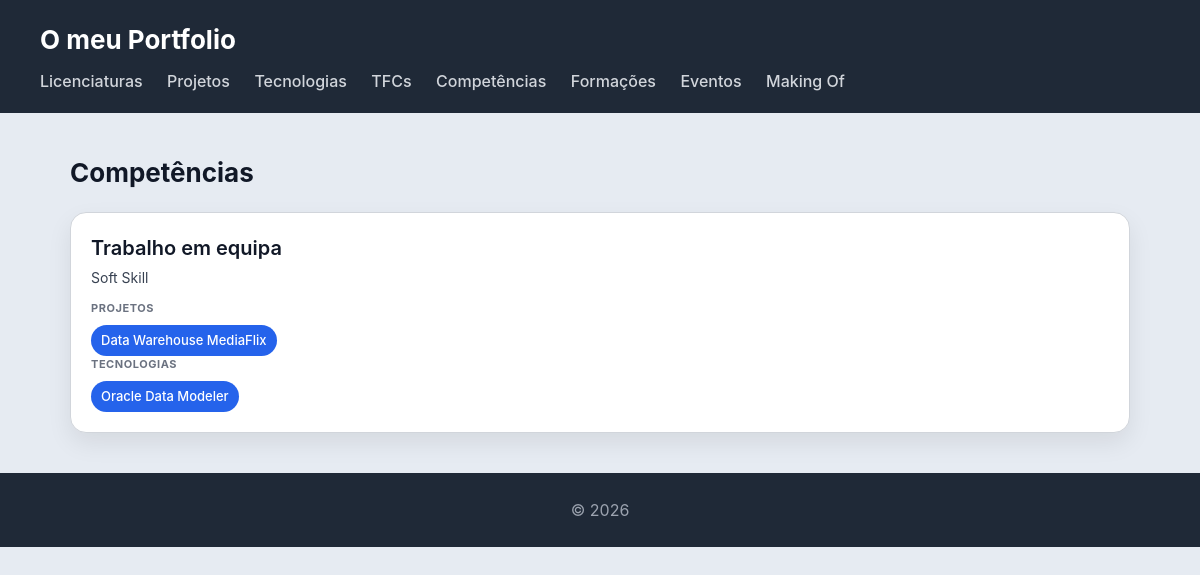
The page /portfolio/competencias/ on the database as committed earlier.
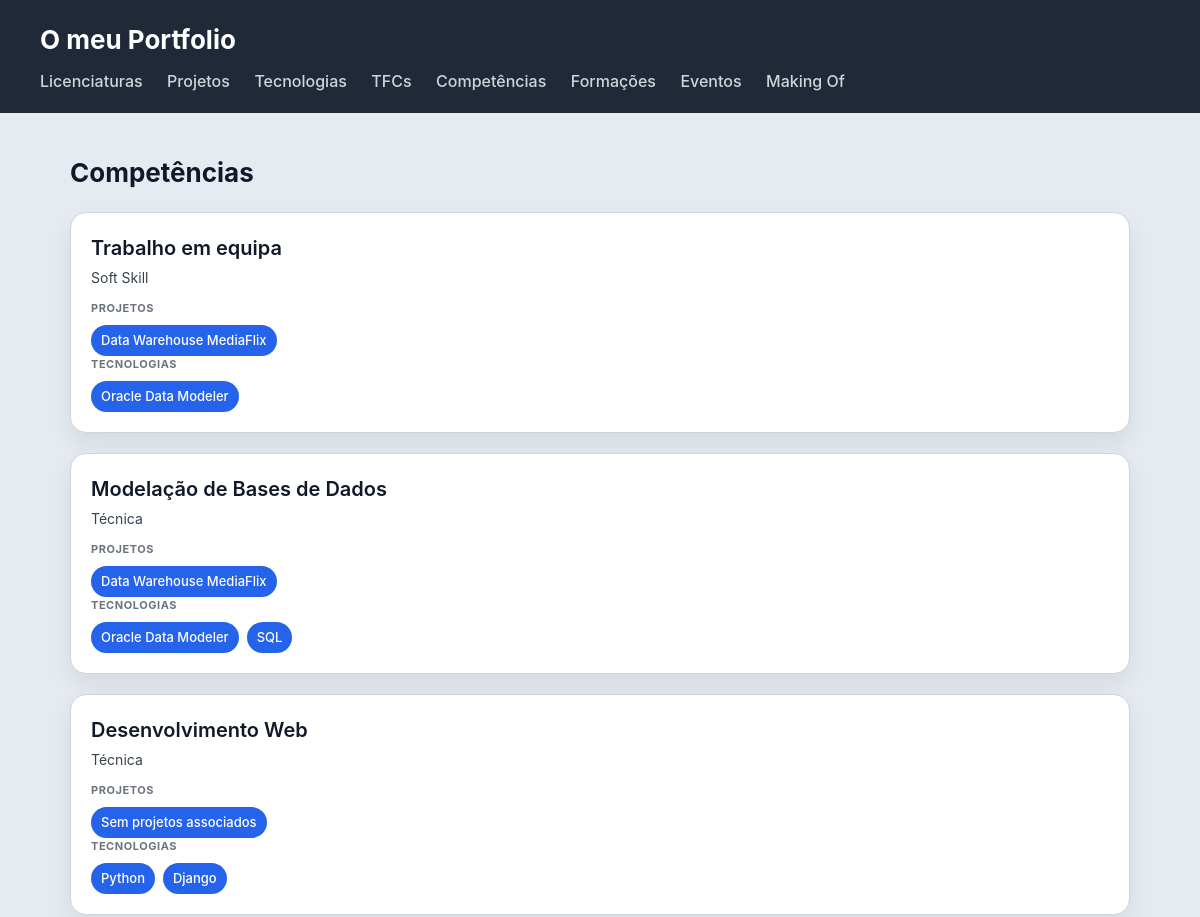
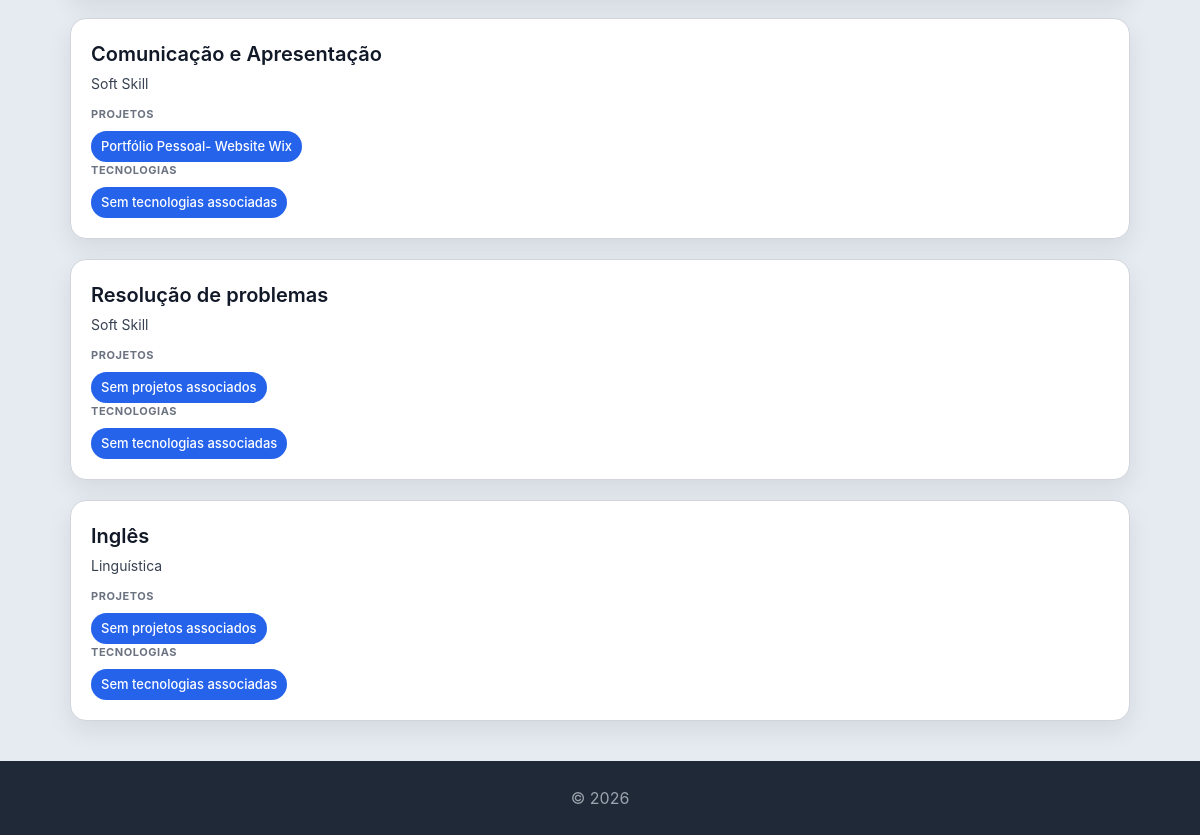
The same page on the database as committed later (2 pictures, top to bottom).
### portfolio/models.py (models this page shows, shortened)
class Competencia(models.Model):
    TIPO_CHOICES = [
        ('tecnica', 'Técnica'),
        ('soft', 'Soft Skill'),
        ('linguistica', 'Linguística'),
        ('outra', 'Outra'),
    ]
    nome = models.CharField(max_length=200)
    tipo = models.CharField(max_length=50, choices=TIPO_CHOICES)
    descricao = models.TextField(blank=True)
    projetos = models.ManyToManyField(Projeto, blank=True, related_name='competencias')
    tecnologias = models.ManyToManyField(Tecnologia, blank=True, related_name='competencias')

class Projeto(models.Model):
    unidade_curricular = models.ForeignKey(UnidadeCurricular, on_delete=models.SET_NULL, null=True, blank=True, related_name='projetos')
    nome = models.CharField(max_length=200)
    descricao = models.TextField()
    tecnologias = models.TextField(help_text="Ex: Python, Django, HTML, CSS")
    imagem = models.ImageField(upload_to='projetos/', blank=True, null=True)
    video_url = models.URLField(blank=True, help_text="Link para video demo no YouTube")
    link_github = models.URLField(blank=True)
    data = models.DateField(blank=True, null=True)
    conceitos_aplicados = models.TextField(blank=True, help_text="Conceitos da UC aplicados neste projeto")

class Tecnologia(models.Model):
    NIVEL_CHOICES = [
        (1, '⭐ Iniciante'),
        (2, '⭐⭐ Básico'),
        (3, '⭐⭐⭐ Intermédio'),
        (4, '⭐⭐⭐⭐ Avançado'),
        (5, '⭐⭐⭐⭐⭐ Expert'),
    ]
    CATEGORIA_CHOICES = [
        ('linguagem', 'Linguagem de Programação'),
        ('framework', 'Framework'),
        ('base_dados', 'Base de Dados'),
        ('ferramenta', 'Ferramenta'),
        ('outro', 'Outro'),
    ]
    nome = models.CharField(max_length=100)
    categoria = models.CharField(max_length=50, choices=CATEGORIA_CHOICES)
    descricao = models.TextField(blank=True)
    logo = models.ImageField(upload_to='tecnologias/', blank=True, null=True)
    link_oficial = models.URLField(blank=True)
    nivel_interesse = models.IntegerField(choices=NIVEL_CHOICES, default=3)
    projetos = models.ManyToManyField(Projeto, blank=True, related_name='tecnologias_usadas')

### portfolio/views.py (the view)
# urls.py: path('competencias/', views.competencias_view, name='competencias'),
def competencias_view(request):
    competencias = Competencia.objects.prefetch_related('projetos', 'tecnologias').all()
    return render(request, 'portfolio/competencias.html', {'competencias': competencias})

### portfolio/templates/portfolio/competencias.html
{% extends "portfolio/base.html" %}
{% block content %}
<h2>Competências</h2>
<section>
  {% for competencia in competencias %}
  <article>
    <header>
      <h3>{{ competencia.nome }}</h3>
      <p>{{ competencia.get_tipo_display }}</p>
    </header>
    <section>
      <h4>Projetos</h4>
      <ul>
        {% for projeto in competencia.projetos.all %}
          <li>{{ projeto.nome }}</li>
        {% empty %}
          <li>Sem projetos associados</li>
        {% endfor %}
      </ul>
      <h4>Tecnologias</h4>
      <ul>
        {% for tec in competencia.tecnologias.all %}
          <li>{{ tec.nome }}</li>
        {% empty %}
          <li>Sem tecnologias associadas</li>
        {% endfor %}
      </ul>
    </section>
  </article>
  {% endfor %}
</section>
{% endblock %}

Rows that differ between the two databases and show on the page:
added Competencia: nome "Modelação de Bases de Dados", tipo "Técnica", Projeto (nome "Data Warehouse MediaFlix"), Tecnologia (nome "Oracle Data Modeler")
added Tecnologia: nome "SQL", shown under "Modelação de Bases de Dados"
added Competencia: nome "Desenvolvimento Web", tipo "Técnica"
added Tecnologia: nome "Python", shown under "Desenvolvimento Web"
added Tecnologia: nome "Django", shown under "Desenvolvimento Web"
added Competencia: nome "Comunicação e Apresentação", tipo "Soft Skill"
added Projeto: nome "Portfólio Pessoal- Website Wix", shown under "Comunicação e Apresentação"
added Competencia: nome "Resolução de problemas", tipo "Soft Skill"
added Competencia: nome "Inglês", tipo "Linguística"
